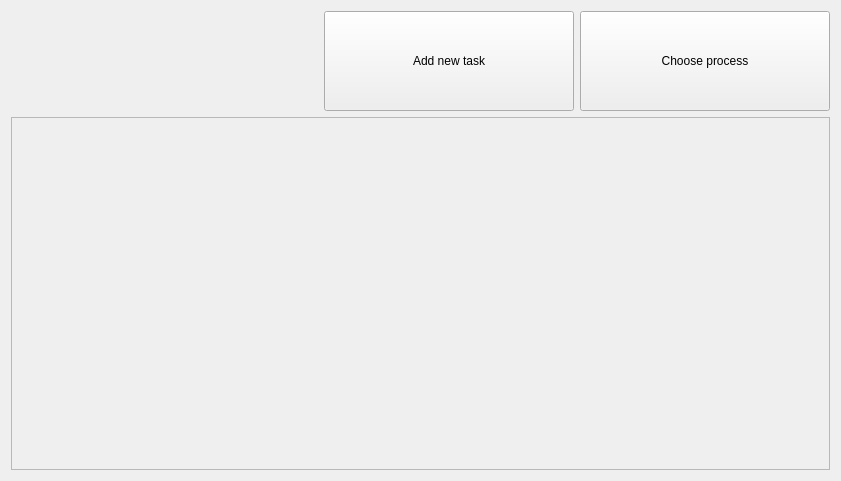
<?xml version="1.0" encoding="UTF-8"?>
<ui version="4.0">
 <class>Form</class>
 <widget class="QWidget" name="Form">
  <property name="geometry">
   <rect>
    <x>0</x>
    <y>0</y>
    <width>841</width>
    <height>481</height>
   </rect>
  </property>
  <property name="windowTitle">
   <string>Form</string>
  </property>
  <layout class="QGridLayout" name="gridLayout" columnstretch="1,0,0">
   <property name="horizontalSpacing">
    <number>6</number>
   </property>
   <item row="0" column="2" alignment="Qt::AlignRight">
    <widget class="QPushButton" name="chooseProcessButton">
     <property name="sizePolicy">
      <sizepolicy hsizetype="Fixed" vsizetype="Fixed">
       <horstretch>0</horstretch>
       <verstretch>0</verstretch>
      </sizepolicy>
     </property>
     <property name="minimumSize">
      <size>
       <width>250</width>
       <height>100</height>
      </size>
     </property>
     <property name="toolTip">
      <string>Choose other process (Alt+P)</string>
     </property>
     <property name="statusTip">
      <string>Choose other process (Alt + P)</string>
     </property>
     <property name="text">
      <string>Choose process</string>
     </property>
     <property name="icon">
      <iconset resource="../res/res.qrc">
       <normaloff>:/icons/color/merge.png</normaloff>:/icons/color/merge.png</iconset>
     </property>
     <property name="iconSize">
      <size>
       <width>45</width>
       <height>45</height>
      </size>
     </property>
     <property name="shortcut">
      <string>Alt+P</string>
     </property>
    </widget>
   </item>
   <item row="0" column="0">
    <widget class="QLabel" name="label">
     <property name="font">
      <font>
       <pointsize>16</pointsize>
      </font>
     </property>
     <property name="text">
      <string>&lt;Process not selected&gt;</string>
     </property>
    </widget>
   </item>
   <item row="1" column="0" colspan="3">
    <widget class="QScrollArea" name="tasksContainer">
     <property name="widgetResizable">
      <bool>true</bool>
     </property>
     <widget class="QWidget" name="scrollAreaWidgetContents">
      <property name="geometry">
       <rect>
        <x>0</x>
        <y>0</y>
        <width>821</width>
        <height>355</height>
       </rect>
      </property>
     </widget>
    </widget>
   </item>
   <item row="0" column="1">
    <widget class="QPushButton" name="addNewTaskButton">
     <property name="sizePolicy">
      <sizepolicy hsizetype="Fixed" vsizetype="Fixed">
       <horstretch>0</horstretch>
       <verstretch>0</verstretch>
      </sizepolicy>
     </property>
     <property name="minimumSize">
      <size>
       <width>250</width>
       <height>100</height>
      </size>
     </property>
     <property name="toolTip">
      <string>Add new task(Alt + T)</string>
     </property>
     <property name="statusTip">
      <string>Add new task(Alt + T)</string>
     </property>
     <property name="text">
      <string>Add new task</string>
     </property>
     <property name="icon">
      <iconset resource="../res/res.qrc">
       <normaloff>:/icons/color/crossroads.png</normaloff>:/icons/color/crossroads.png</iconset>
     </property>
     <property name="iconSize">
      <size>
       <width>45</width>
       <height>45</height>
      </size>
     </property>
     <property name="shortcut">
      <string>Alt+T</string>
     </property>
    </widget>
   </item>
  </layout>
 </widget>
 <resources>
  <include location="../res/res.qrc"/>
 </resources>
 <connections/>
</ui>
